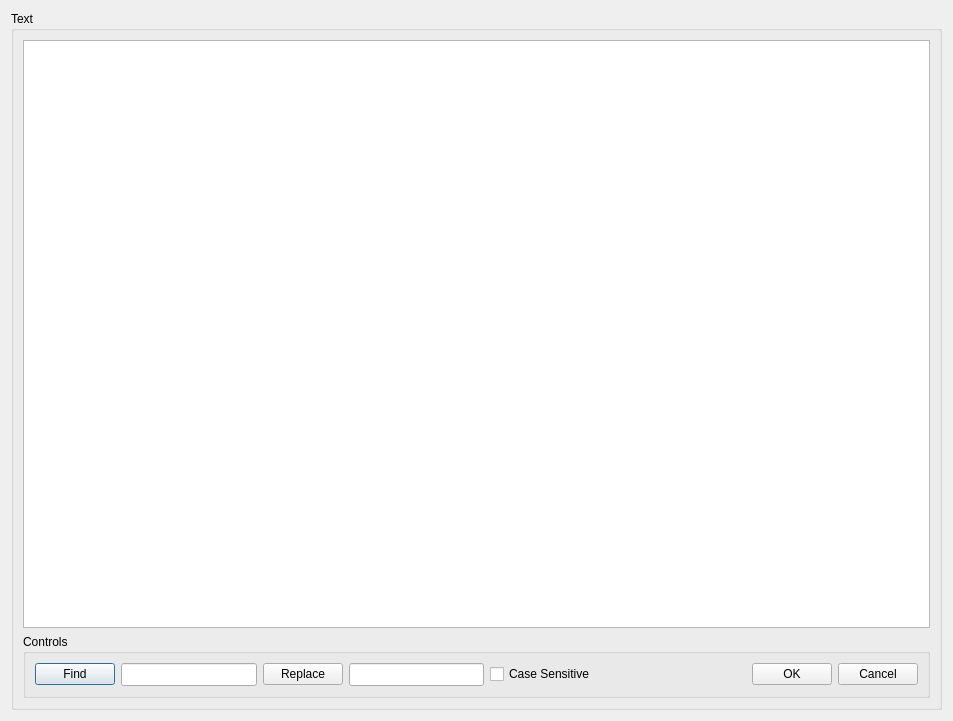
<?xml version="1.0" encoding="UTF-8"?>
<ui version="4.0">
 <class>TextEditDialog</class>
 <widget class="QDialog" name="TextEditDialog">
  <property name="geometry">
   <rect>
    <x>0</x>
    <y>0</y>
    <width>953</width>
    <height>721</height>
   </rect>
  </property>
  <property name="windowTitle">
   <string>Dialog</string>
  </property>
  <layout class="QGridLayout" name="gridLayout_3">
   <item row="1" column="0">
    <widget class="QGroupBox" name="groupBox_2">
     <property name="title">
      <string>Text</string>
     </property>
     <layout class="QGridLayout" name="gridLayout_2">
      <item row="0" column="0">
       <widget class="QPlainTextEdit" name="plainTextEdit">
        <property name="font">
         <font>
          <family>Consolas</family>
          <pointsize>10</pointsize>
         </font>
        </property>
       </widget>
      </item>
      <item row="1" column="0">
       <widget class="QGroupBox" name="groupBox">
        <property name="title">
         <string>Controls</string>
        </property>
        <layout class="QGridLayout" name="gridLayout">
         <item row="0" column="0">
          <widget class="QPushButton" name="pushButtonFind">
           <property name="text">
            <string>Find</string>
           </property>
          </widget>
         </item>
         <item row="0" column="1">
          <widget class="QLineEdit" name="lineEditFind">
           <property name="font">
            <font>
             <family>Consolas</family>
             <pointsize>10</pointsize>
            </font>
           </property>
          </widget>
         </item>
         <item row="0" column="2">
          <widget class="QPushButton" name="pushButtonReplace">
           <property name="text">
            <string>Replace</string>
           </property>
          </widget>
         </item>
         <item row="0" column="3">
          <widget class="QLineEdit" name="lineEditReplace">
           <property name="font">
            <font>
             <family>Consolas</family>
             <pointsize>10</pointsize>
            </font>
           </property>
          </widget>
         </item>
         <item row="0" column="4">
          <widget class="QCheckBox" name="checkBoxCaseSensitive">
           <property name="text">
            <string>Case Sensitive</string>
           </property>
          </widget>
         </item>
         <item row="0" column="5">
          <spacer name="horizontalSpacer">
           <property name="orientation">
            <enum>Qt::Horizontal</enum>
           </property>
           <property name="sizeHint" stdset="0">
            <size>
             <width>157</width>
             <height>20</height>
            </size>
           </property>
          </spacer>
         </item>
         <item row="0" column="6">
          <widget class="QPushButton" name="pushButtonOK">
           <property name="text">
            <string>OK</string>
           </property>
          </widget>
         </item>
         <item row="0" column="7">
          <widget class="QPushButton" name="pushButtonCancel">
           <property name="text">
            <string>Cancel</string>
           </property>
          </widget>
         </item>
        </layout>
       </widget>
      </item>
     </layout>
    </widget>
   </item>
  </layout>
 </widget>
 <resources/>
 <connections/>
</ui>
